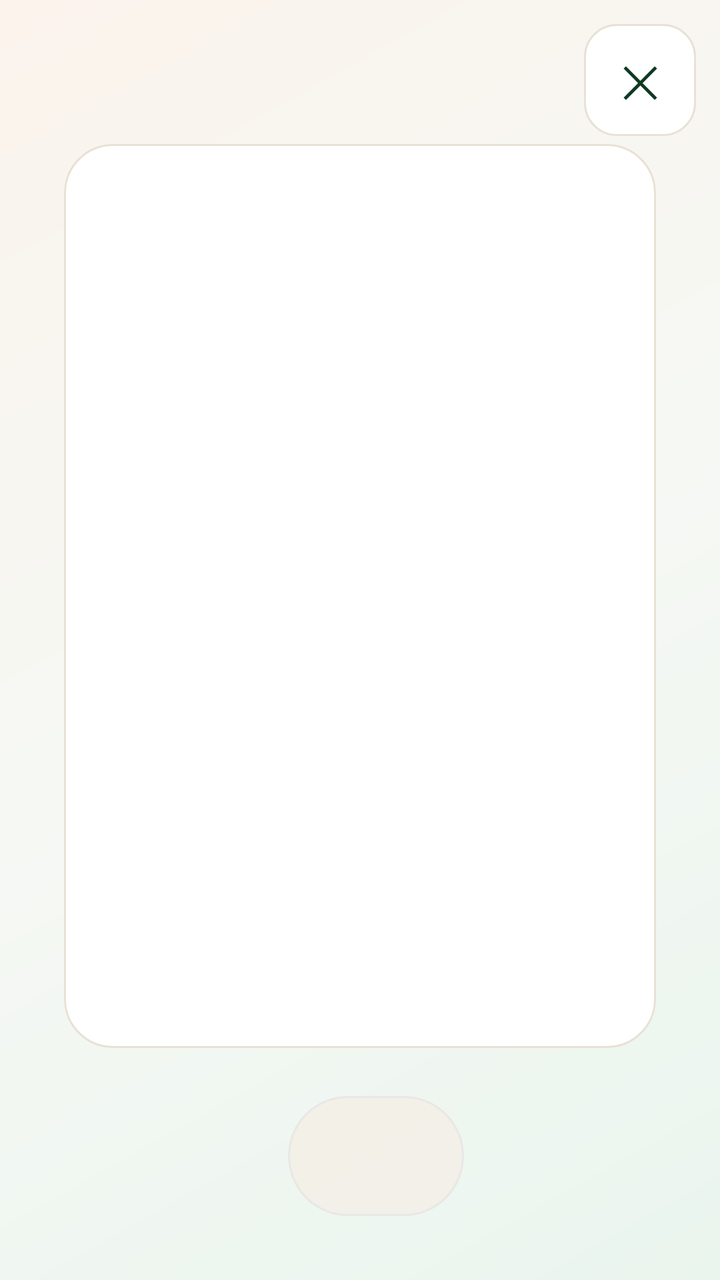
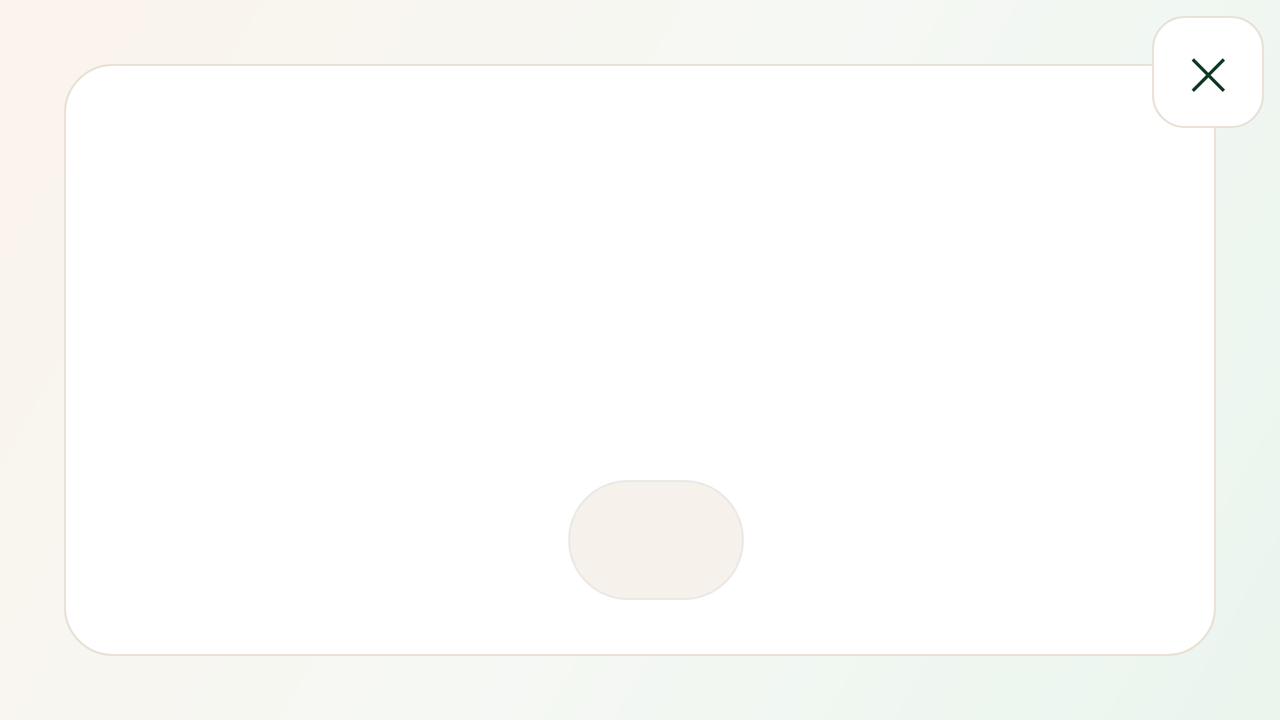

First picture: res/layout/ on a phone held upright. Second picture: the repository's own variant of that layout, on a device whose configuration matches the variant's folder. Source for both follows.
<!-- AndroidManifest.xml: activity theme Theme.OlSaathi -->
<!-- res/layout/activity_show_class.xml -->
<?xml version="1.0" encoding="utf-8"?>
<FrameLayout xmlns:android="http://schemas.android.com/apk/res/android"
    xmlns:app="http://schemas.android.com/apk/res-auto"
    android:layout_width="match_parent"
    android:layout_height="match_parent"
    android:background="@drawable/bg_showclass_canvas">

    <LinearLayout
        android:layout_width="match_parent"
        android:layout_height="match_parent"
        android:orientation="vertical"
        android:gravity="center_horizontal"
        android:paddingHorizontal="32dp"
        android:paddingTop="72dp"
        android:paddingBottom="32dp">

        <LinearLayout
            android:layout_width="match_parent"
            android:layout_height="0dp"
            android:layout_weight="1"
            android:background="@drawable/bg_showclass_card"
            android:orientation="vertical"
            android:clipToOutline="true">

            
            <ImageView
                android:id="@+id/imageCard"
                android:layout_width="match_parent"
                android:layout_height="0dp"
                android:layout_weight="4"
                android:background="#F4EFE6"
                android:padding="24dp"
                android:scaleType="fitCenter"
                android:contentDescription="@null"
                android:visibility="gone" />

            
            <TextView
                android:id="@+id/textTarget"
                android:layout_width="match_parent"
                android:layout_height="0dp"
                android:layout_weight="4"
                android:layout_marginTop="16dp"
                android:paddingHorizontal="28dp"
                android:gravity="center"
                android:lineSpacingMultiplier="1.25"
                android:textColor="#0F3822"
                app:autoSizeTextType="uniform"
                app:autoSizeMinTextSize="28sp"
                app:autoSizeMaxTextSize="80sp"
                app:autoSizeStepGranularity="2sp" />

            
            <TextView
                android:id="@+id/textSource"
                android:layout_width="match_parent"
                android:layout_height="wrap_content"
                android:layout_marginTop="8dp"
                android:paddingHorizontal="28dp"
                android:gravity="center"
                android:textSize="30sp"
                android:textStyle="bold"
                android:textColor="#B84310" />

            
            <TextView
                android:id="@+id/textGloss"
                android:layout_width="match_parent"
                android:layout_height="wrap_content"
                android:layout_marginTop="6dp"
                android:layout_marginBottom="24dp"
                android:paddingHorizontal="28dp"
                android:gravity="center"
                android:textSize="18sp"
                android:textColor="#57534E"
                android:visibility="gone" />
        </LinearLayout>

        <LinearLayout
            android:layout_width="wrap_content"
            android:layout_height="wrap_content"
            android:layout_marginTop="24dp"
            android:orientation="horizontal"
            android:gravity="center_vertical">

            <com.google.android.material.button.MaterialButton
                android:id="@+id/btnPlay"
                style="@style/ShowClass.ReadAloud"
                android:layout_width="wrap_content"
                android:layout_height="wrap_content"
                android:text="@string/show_class_play"
                android:visibility="gone" />

            <com.google.android.material.button.MaterialButton
                android:id="@+id/btnSpeed"
                style="@style/ShowClass.Speed"
                android:layout_width="wrap_content"
                android:layout_height="wrap_content"
                android:layout_marginStart="16dp" />
        </LinearLayout>
    </LinearLayout>

    
    <com.google.android.material.button.MaterialButton
        android:id="@+id/btnClose"
        style="@style/ShowClass.Close"
        android:layout_width="56dp"
        android:layout_height="56dp"
        android:layout_gravity="top|end"
        android:layout_margin="12dp"
        android:text="@string/show_class_close" />

</FrameLayout>
<!-- resources referenced by this layout -->
<resources>
  <string name="show_class_close">✕</string>
  <string name="show_class_play">Play</string>
  <color name="md_theme_primary">#1E4B38</color>
  <color name="md_theme_onPrimary">#FBF9F5</color>
  <color name="md_theme_primaryContainer">#1E4B38</color>
  <color name="md_theme_onPrimaryContainer">#FBF9F5</color>
  <color name="md_theme_inversePrimary">#9CCFB6</color>
  <color name="md_theme_secondary">#C05621</color>
  <color name="md_theme_onSecondary">#FBF9F5</color>
  <color name="md_theme_secondaryContainer">#FDEAE2</color>
  <color name="md_theme_onSecondaryContainer">#4A1B05</color>
  <color name="md_theme_tertiary">#D97706</color>
  <color name="md_theme_onTertiary">#2B1A05</color>
  <color name="md_theme_tertiaryContainer">#683600</color>
  <color name="md_theme_onTertiaryContainer">#FDEBD2</color>
  <color name="md_theme_error">#BA1A1A</color>
  <color name="md_theme_onError">#FFFFFF</color>
  <color name="md_theme_errorContainer">#FFDAD6</color>
  <color name="md_theme_onErrorContainer">#93000A</color>
  <color name="md_theme_background">#FBF9F5</color>
  <color name="md_theme_onBackground">#19201D</color>
  <color name="md_theme_surface">#FBF9F5</color>
  <color name="md_theme_onSurface">#19201D</color>
  <color name="md_theme_surfaceVariant">#EDE7DF</color>
  <color name="md_theme_onSurfaceVariant">#45514B</color>
  <color name="md_theme_surfaceDim">#EDE7DF</color>
  <color name="md_theme_surfaceBright">#FBF9F5</color>
  <color name="md_theme_surfaceContainerLowest">#FDFCFA</color>
  <color name="md_theme_surfaceContainerLow">#F7F3EE</color>
  <color name="md_theme_surfaceContainer">#F4EFEA</color>
  <color name="md_theme_surfaceContainerHigh">#EDE7DF</color>
  <color name="md_theme_surfaceContainerHighest">#E8E1D7</color>
  <color name="md_theme_inverseSurface">#2F352F</color>
  <color name="md_theme_inverseOnSurface">#F1EEE8</color>
  <color name="md_theme_outline">#8C8479</color>
  <color name="md_theme_outlineVariant">#E2DBD2</color>
  <style name="TextAppearance.OlSaathi.TitleSmall" parent="TextAppearance.Material3.TitleSmall">
          <item name="fontFamily">@font/noto_sans</item>
          <item name="android:fontFamily">@font/noto_sans</item>
      </style>
  <style name="TextAppearance.OlSaathi.BodyLarge" parent="TextAppearance.Material3.BodyLarge">
          <item name="fontFamily">@font/noto_sans</item>
          <item name="android:fontFamily">@font/noto_sans</item>
      </style>
  <style name="TextAppearance.OlSaathi.BodyMedium" parent="TextAppearance.Material3.BodyMedium">
          <item name="fontFamily">@font/noto_sans</item>
          <item name="android:fontFamily">@font/noto_sans</item>
      </style>
  <style name="TextAppearance.OlSaathi.BodySmall" parent="TextAppearance.Material3.BodySmall">
          <item name="fontFamily">@font/noto_sans</item>
          <item name="android:fontFamily">@font/noto_sans</item>
      </style>
  <style name="TextAppearance.OlSaathi.LabelLarge" parent="TextAppearance.Material3.LabelLarge">
          <item name="fontFamily">@font/noto_sans</item>
          <item name="android:fontFamily">@font/noto_sans</item>
      </style>
  <style name="TextAppearance.OlSaathi.LabelSmall" parent="TextAppearance.Material3.LabelSmall">
          <item name="fontFamily">@font/noto_sans</item>
          <item name="android:fontFamily">@font/noto_sans</item>
      </style>
  <style name="Shape.OlSaathi.Small" parent="ShapeAppearance.Material3.Corner.Small">
          <item name="cornerFamily">rounded</item>
          <item name="cornerSize">8dp</item>
      </style>
  <style name="Shape.OlSaathi.Medium" parent="ShapeAppearance.Material3.Corner.Medium">
          <item name="cornerFamily">rounded</item>
          <item name="cornerSize">12dp</item>
      </style>
  <style name="Shape.OlSaathi.Large" parent="ShapeAppearance.Material3.Corner.Large">
          <item name="cornerFamily">rounded</item>
          <item name="cornerSize">16dp</item>
      </style>
  <!-- some entries are left out for length -->
</resources>
<!-- res/layout-land/activity_show_class.xml (the repository's variant of the layout above) -->
<!-- drawn on the phone turned sideways -->
<?xml version="1.0" encoding="utf-8"?>
<FrameLayout xmlns:android="http://schemas.android.com/apk/res/android"
    xmlns:app="http://schemas.android.com/apk/res-auto"
    android:layout_width="match_parent"
    android:layout_height="match_parent"
    android:background="@drawable/bg_showclass_canvas">

    <LinearLayout
        android:layout_width="match_parent"
        android:layout_height="match_parent"
        android:orientation="horizontal"
        android:padding="32dp"
        android:paddingTop="40dp"
        android:baselineAligned="false">

        <ImageView
            android:id="@+id/imageCard"
            android:layout_width="0dp"
            android:layout_height="match_parent"
            android:layout_weight="45"
            android:layout_marginEnd="28dp"
            android:background="@drawable/bg_showclass_card"
            android:padding="32dp"
            android:scaleType="fitCenter"
            android:contentDescription="@null"
            android:visibility="gone" />

        <LinearLayout
            android:layout_width="0dp"
            android:layout_height="match_parent"
            android:layout_weight="55"
            android:background="@drawable/bg_showclass_card"
            android:orientation="vertical"
            android:gravity="center_horizontal"
            android:padding="28dp">

            <TextView
                android:id="@+id/textTarget"
                android:layout_width="match_parent"
                android:layout_height="0dp"
                android:layout_weight="1"
                android:gravity="center"
                android:lineSpacingMultiplier="1.25"
                android:textColor="#0F3822"
                app:autoSizeTextType="uniform"
                app:autoSizeMinTextSize="28sp"
                app:autoSizeMaxTextSize="84sp"
                app:autoSizeStepGranularity="2sp" />

            <TextView
                android:id="@+id/textSource"
                android:layout_width="match_parent"
                android:layout_height="wrap_content"
                android:layout_marginTop="8dp"
                android:gravity="center"
                android:textSize="32sp"
                android:textStyle="bold"
                android:textColor="#B84310" />

            <TextView
                android:id="@+id/textGloss"
                android:layout_width="match_parent"
                android:layout_height="wrap_content"
                android:layout_marginTop="6dp"
                android:gravity="center"
                android:textSize="18sp"
                android:textColor="#57534E"
                android:visibility="gone" />

            <LinearLayout
                android:layout_width="wrap_content"
                android:layout_height="wrap_content"
                android:layout_marginTop="24dp"
                android:orientation="horizontal"
                android:gravity="center_vertical">

                <com.google.android.material.button.MaterialButton
                    android:id="@+id/btnPlay"
                    style="@style/ShowClass.ReadAloud"
                    android:layout_width="wrap_content"
                    android:layout_height="wrap_content"
                    android:text="@string/show_class_play"
                    android:visibility="gone" />

                <com.google.android.material.button.MaterialButton
                    android:id="@+id/btnSpeed"
                    style="@style/ShowClass.Speed"
                    android:layout_width="wrap_content"
                    android:layout_height="wrap_content"
                    android:layout_marginStart="16dp" />
            </LinearLayout>
        </LinearLayout>
    </LinearLayout>

    <com.google.android.material.button.MaterialButton
        android:id="@+id/btnClose"
        style="@style/ShowClass.Close"
        android:layout_width="56dp"
        android:layout_height="56dp"
        android:layout_gravity="top|end"
        android:layout_margin="8dp"
        android:text="@string/show_class_close" />

</FrameLayout>
